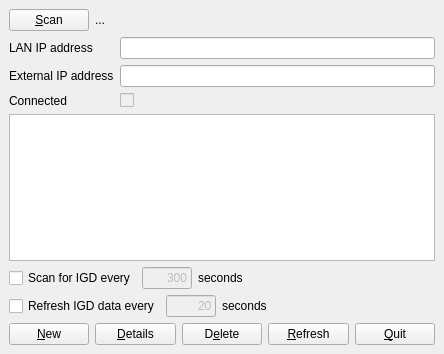
<?xml version="1.0" encoding="UTF-8"?>
<ui version="4.0">
 <class>igdGuiMainUi</class>
 <widget class="QMainWindow" name="igdGuiMainUi">
  <property name="geometry">
   <rect>
    <x>0</x>
    <y>0</y>
    <width>444</width>
    <height>354</height>
   </rect>
  </property>
  <property name="windowTitle">
   <string>UPnP IGD GUI</string>
  </property>
  <property name="windowIcon">
   <iconset resource="igdgui.qrc">
    <normaloff>:/images/igdgui.png</normaloff>:/images/igdgui.png</iconset>
  </property>
  <widget class="QWidget" name="centralwidget">
   <layout class="QVBoxLayout" name="verticalLayout">
    <item>
     <layout class="QHBoxLayout" name="horizontalLayout_2">
      <item>
       <widget class="QPushButton" name="buttonScan">
        <property name="text">
         <string>&amp;Scan</string>
        </property>
       </widget>
      </item>
      <item>
       <widget class="QLabel" name="labelStatus">
        <property name="text">
         <string>...</string>
        </property>
       </widget>
      </item>
      <item>
       <spacer name="horizontalSpacer">
        <property name="orientation">
         <enum>Qt::Horizontal</enum>
        </property>
        <property name="sizeHint" stdset="0">
         <size>
          <width>40</width>
          <height>20</height>
         </size>
        </property>
       </spacer>
      </item>
     </layout>
    </item>
    <item>
     <layout class="QFormLayout" name="formLayout">
      <property name="fieldGrowthPolicy">
       <enum>QFormLayout::ExpandingFieldsGrow</enum>
      </property>
      <item row="0" column="0">
       <widget class="QLabel" name="lANIPAddressLabel">
        <property name="text">
         <string>LAN IP address</string>
        </property>
       </widget>
      </item>
      <item row="0" column="1">
       <widget class="QLineEdit" name="lANIPAddressLineEdit">
        <property name="readOnly">
         <bool>true</bool>
        </property>
       </widget>
      </item>
      <item row="1" column="0">
       <widget class="QLabel" name="externalIPAddressLabel">
        <property name="text">
         <string>External IP address</string>
        </property>
       </widget>
      </item>
      <item row="1" column="1">
       <widget class="QLineEdit" name="externalIPAddressLineEdit">
        <property name="readOnly">
         <bool>true</bool>
        </property>
       </widget>
      </item>
      <item row="2" column="0">
       <widget class="QLabel" name="connectedLabel">
        <property name="text">
         <string>Connected</string>
        </property>
       </widget>
      </item>
      <item row="2" column="1">
       <widget class="QCheckBox" name="connectedCheckBox">
        <property name="enabled">
         <bool>false</bool>
        </property>
       </widget>
      </item>
     </layout>
    </item>
    <item>
     <widget class="QListView" name="forwardList"/>
    </item>
    <item>
     <layout class="QHBoxLayout" name="horizontalLayout_3">
      <item>
       <widget class="QCheckBox" name="checkAutoRescan">
        <property name="text">
         <string>Scan for IGD every</string>
        </property>
       </widget>
      </item>
      <item>
       <widget class="QLineEdit" name="editAutoRescanTimeout">
        <property name="enabled">
         <bool>false</bool>
        </property>
        <property name="maximumSize">
         <size>
          <width>50</width>
          <height>16777215</height>
         </size>
        </property>
        <property name="text">
         <string notr="true">300</string>
        </property>
        <property name="alignment">
         <set>Qt::AlignRight|Qt::AlignTrailing|Qt::AlignVCenter</set>
        </property>
       </widget>
      </item>
      <item>
       <widget class="QLabel" name="label">
        <property name="text">
         <string>seconds</string>
        </property>
       </widget>
      </item>
      <item>
       <spacer name="spacer">
        <property name="orientation">
         <enum>Qt::Horizontal</enum>
        </property>
        <property name="sizeHint" stdset="0">
         <size>
          <width>40</width>
          <height>20</height>
         </size>
        </property>
       </spacer>
      </item>
     </layout>
    </item>
    <item>
     <layout class="QHBoxLayout" name="horizontalLayout_4">
      <item>
       <widget class="QCheckBox" name="checkAutoRefresh">
        <property name="text">
         <string>Refresh IGD data every</string>
        </property>
       </widget>
      </item>
      <item>
       <widget class="QLineEdit" name="editAutoRefreshTimeout">
        <property name="enabled">
         <bool>false</bool>
        </property>
        <property name="maximumSize">
         <size>
          <width>50</width>
          <height>16777215</height>
         </size>
        </property>
        <property name="text">
         <string notr="true">20</string>
        </property>
        <property name="alignment">
         <set>Qt::AlignRight|Qt::AlignTrailing|Qt::AlignVCenter</set>
        </property>
       </widget>
      </item>
      <item>
       <widget class="QLabel" name="label_2">
        <property name="text">
         <string>seconds</string>
        </property>
       </widget>
      </item>
      <item>
       <spacer name="spacer_2">
        <property name="orientation">
         <enum>Qt::Horizontal</enum>
        </property>
        <property name="sizeHint" stdset="0">
         <size>
          <width>40</width>
          <height>20</height>
         </size>
        </property>
       </spacer>
      </item>
     </layout>
    </item>
    <item>
     <layout class="QHBoxLayout" name="horizontalLayout">
      <item>
       <widget class="QPushButton" name="buttonNew">
        <property name="text">
         <string>&amp;New</string>
        </property>
       </widget>
      </item>
      <item>
       <widget class="QPushButton" name="buttonDetails">
        <property name="text">
         <string>&amp;Details</string>
        </property>
       </widget>
      </item>
      <item>
       <widget class="QPushButton" name="buttonDelete">
        <property name="text">
         <string>D&amp;elete</string>
        </property>
       </widget>
      </item>
      <item>
       <widget class="QPushButton" name="buttonRefresh">
        <property name="text">
         <string>&amp;Refresh</string>
        </property>
       </widget>
      </item>
      <item>
       <widget class="QPushButton" name="buttonQuit">
        <property name="text">
         <string>&amp;Quit</string>
        </property>
       </widget>
      </item>
     </layout>
    </item>
   </layout>
  </widget>
 </widget>
 <resources>
  <include location="igdgui.qrc"/>
 </resources>
 <connections/>
</ui>
